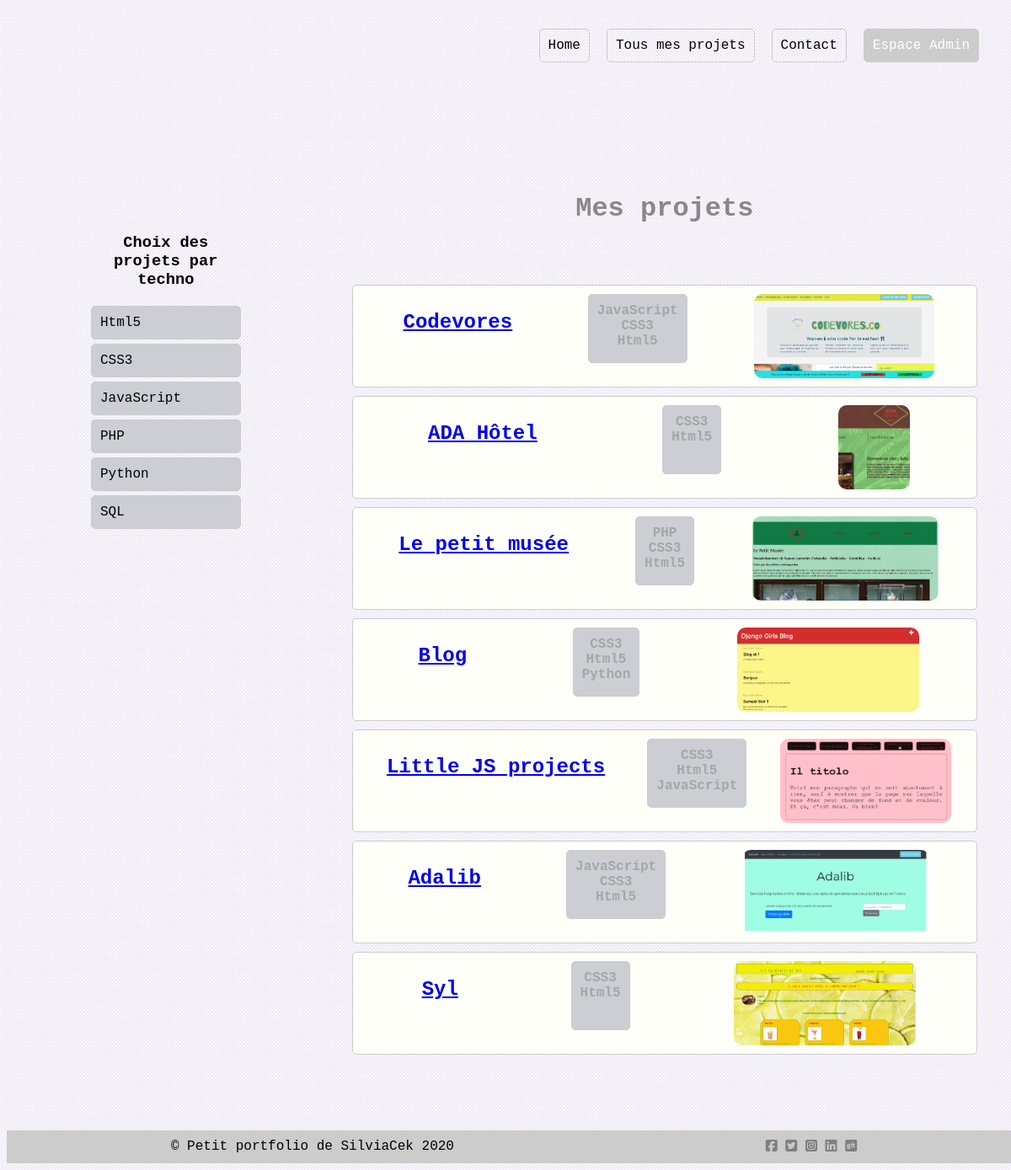
Page /projets_tous.php on the committed database.
### tables this page shows
CREATE TABLE IF NOT EXISTS `techno` (
  `id_techno` int(11) NOT NULL AUTO_INCREMENT,
  `nom_techno` varchar(150) NOT NULL,
  PRIMARY KEY (`id_techno`)
);

CREATE TABLE IF NOT EXISTS `projet` (
  `id_projet` int(11) NOT NULL AUTO_INCREMENT,
  `nom_projet` varchar(150) NOT NULL,
  `description` text NOT NULL,
  `url_image` varchar(150) NOT NULL,
  `annee` year(4) NOT NULL,
  `client` varchar(150) NOT NULL,
  `lien` varchar(150) NOT NULL,
  `online` tinyint(1) DEFAULT NULL,
  `ordre` int(11) NOT NULL,
  PRIMARY KEY (`id_projet`)
);

### projets_tous.php (called while the page is built)
<?php
include "config.php";
include PATH_TEMPLATE . "page_projets.php";

### template/page_projets.php (the view, shortened to what this page needs)
<?php
include "include/header.php";
include "fonctions.php";
function tousLesProjets() {
  global $bdd;
  return $bdd -> query("select id_projet, nom_projet, GROUP_CONCAT(nom_techno SEPARATOR '<br>') as technos, url_image from projet, techno, projet_techno where techno.id_techno = projet_techno.techno_id and projet_techno.projet_id = projet.id_projet group by projet.nom_projet order by ordre") ->
  fetchAll(PDO::FETCH_ASSOC);
}
function tousLesTechno() {
  global $bdd;
  return $bdd -> query("select nom_techno, id_techno from techno order by id_techno") ->
  fetchAll(PDO::FETCH_ASSOC);
}
?>
<div class="bloc">
</div>
<main class="page_projets">
  <div class="liste_techno">
    <h3>Choix des projets par techno</h3>
    <ul>
      <?php foreach( tousLesTechno() as $techno ) {
        echo "<li>";
        echo html_a($techno["nom_techno"], "projets_par_techno.php?technoAAfficher=$techno[id_techno]");
        echo "</li>";
      }
      ?>
    </ul>
  </div>
  <div class="container_w_aside">
    <h1>Mes projets</h1>
    <?php foreach(tousLesProjets() as $projet) {
      echo "<div class='vitrine'><h2>";
      echo html_a($projet["nom_projet"], URL_SITE . "projet_seul.php?projetAAfficher=$projet[id_projet]");
      echo "</h2><div class='affichage_techno'>$projet[technos]</div>";
      echo html_image("$projet[url_image]", "img_pt");
      echo "</div>";
    }
    ?>
  </div>
</main>
<?php include "template/include/footer.php"; ?>

### fonctions.php (shortened to what this page needs)
<?php
  function html_image($urlImage, $classHtml = "") {
    if(is_file(PATH_SITE . $urlImage)) {
        return "<img src='" . URL_SITE . "/$urlImage' class='$classHtml'>";
    }
    return "";
  }
  function html_a($text, $lien = "#", $class="", $confirm="") {
      return "<a href='$lien' class='$class' $confirm >$text</a>";
   }

### template/css/style.css (style rules this page uses)
body { font-family: Courier; background-color: #f6f3fa; }
.container_w_aside h1 { color: #888888; text-align: center; padding-bottom: 50px; }
.page_projets { display: flex; justify-content: space-between; }
.container_w_aside { flex:1; margin:auto; color: #a4a7a5; text-align: center; }
.liste_techno { margin: 50px 100px 0 100px; width: 15%; }
.liste_techno ul { list-style: none; padding: 0; width: 100%; }
.liste_techno ul li a { display: block; padding: 10px; text-decoration: none; color:#000000; border: 1px #ccc solid; border-radius: 5px; background-color: #ccced4; transition-property: transform; transition-duration: 0.2s; margin: 5px 0 5px 0; }
.liste_techno h3 { text-align: center; margin-bottom: 20px; }
.affichage_techno { border: 1px #ccc solid; border-radius: 5px; text-align: center; font-weight: bold; background-color: #ccced4; padding: 10px; height: 60px; width: auto; }
.img_pt { height: 100px; width: auto; border-radius: 10px; }
.vitrine { background-color: #fffffa; display: flex; width: 60vw; margin: auto; margin-bottom: 10px; border: 1px solid #CCC; border-radius: 5px; padding: 10px; justify-content: space-around; }
.vitrine h2, .vitrine p, .vitrine h3, .vitrine h4 { margin-left: 10px; margin-right: 10px; }
.bloc { height: 200px; }

### rows in the picture
techno: nom_techno "Html5"
techno: nom_techno "CSS3"
techno: nom_techno "JavaScript"
techno: nom_techno "PHP"
techno: nom_techno "Python"
techno: nom_techno "SQL"
projet: nom_projet "Codevores", projet "JavaScript CSS3 Html5", url_image (picture)
projet: nom_projet "ADA Hôtel", projet "CSS3 Html5", url_image (picture)
projet: nom_projet "Le petit musée", projet "PHP CSS3 Html5", url_image (picture)
projet: nom_projet "Blog", projet "CSS3 Html5 Python", url_image (picture)
projet: nom_projet "Little JS projects", projet "CSS3 Html5 JavaScript", url_image (picture)
projet: nom_projet "Adalib", projet "JavaScript CSS3 Html5", url_image (picture)
projet: nom_projet "Syl", projet "CSS3 Html5", url_image (picture)

### other values in the picture
NOM_DU_SITE "Petit portfolio de SilviaCek"
